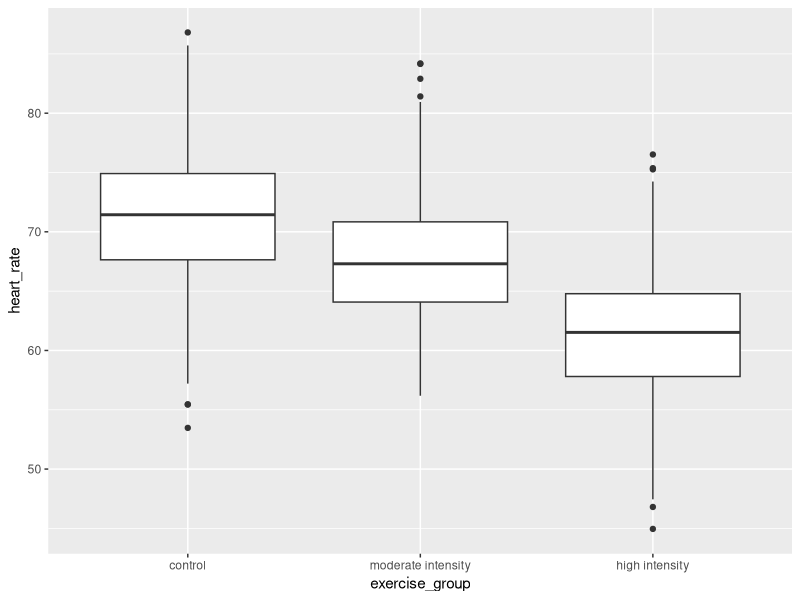
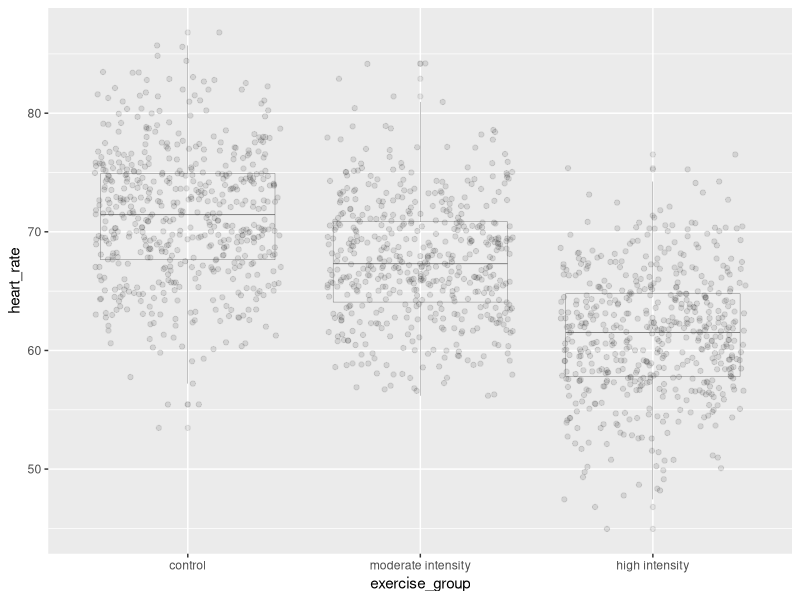
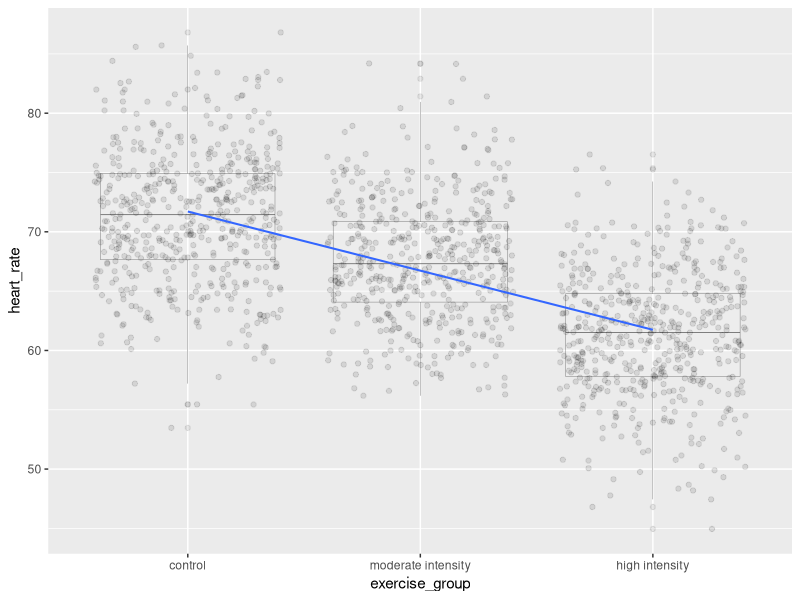

Here is the R script that generated these plots, in order:
## ---- chunk 1
library(tidyverse)
heart_rate <- read_csv("data/simulated_heart_rates.csv")
## ---- chunk 2
heart_rate %>% mutate(exercise_group = fct_reorder(exercise_group, 
                                                   heart_rate, 
                                                   .fun='mean', 
                                                   .desc = TRUE))  %>% 
  ggplot(aes(exercise_group, heart_rate)) + 
  geom_boxplot()
## ---- chunk 3
anova(lm(heart_rate ~ exercise_group, data = heart_rate))
## ---- chunk 4
heart_rate %>% mutate(exercise_group = fct_reorder(exercise_group, 
                                                   heart_rate, 
                                                   .fun='median', 
                                                   .desc = TRUE))  %>% 
  ggplot(aes(exercise_group, heart_rate)) + 
  geom_boxplot(alpha=0.1, linewidth=0.1) +
  geom_jitter(alpha=0.1) 
## ---- chunk 5
heart_rate %>% mutate(exercise_group = fct_reorder(exercise_group, 
                                                   heart_rate, 
                                                   .fun='mean', 
                                                   .desc = TRUE))  %>% 
  ggplot(aes(exercise_group, heart_rate)) + 
  geom_boxplot(alpha=0.1, linewidth=0.1) +
  geom_jitter(alpha=0.1) +
  geom_smooth(method = "lm", 
              aes(group=1), 
              se=FALSE, 
              linewidth=0.7)
## ---- chunk 6
heart_rate %>% 
  group_by(exercise_group) %>% 
  summarise(mean = mean(heart_rate))
## ---- chunk 7
confint(lm(heart_rate ~ exercise_group, data = heart_rate))
